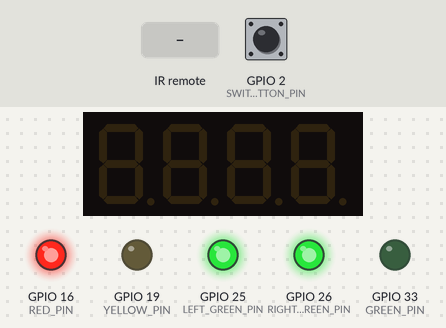
A program run on a simulated ESP32. On the bench: 4-digit seven-segment display, output pins drawn as LEDs (lit = HIGH). Dashed ring = blinking. Inputs (shaded band) come from the test bench; at power-on: GPIO 2 (SWITCH_CONTROL_BUTTON_PIN) HIGH. WiFi joins after 1.5 s; servers stay silent unless stated; what the program prints to the serial monitor is not drawn.

Above: at 2.9 s.
3.0 s: infrared code 0x1FE906F received
At 4.9 s:
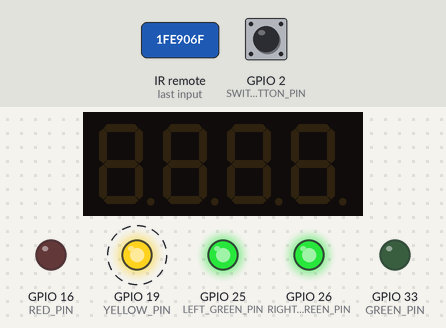
6.0 s: infrared code 0x1FE8A75 received
At 7.2 s:
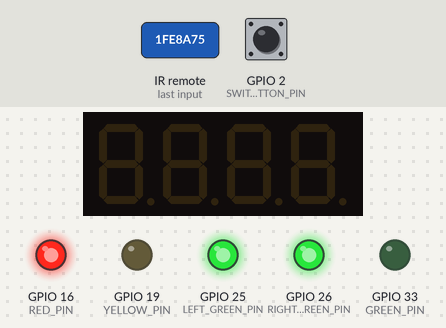
7.5 s: GPIO 2 (SWITCH_CONTROL_BUTTON_PIN) pulled LOW for 0.15 s
At 8.5 s:
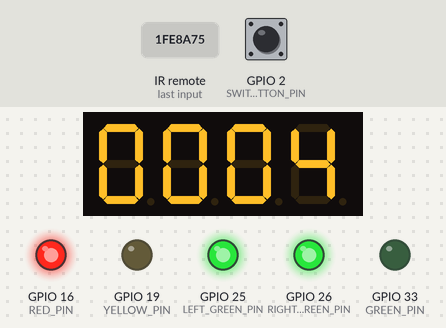
10.6 s: GPIO 2 (SWITCH_CONTROL_BUTTON_PIN) pulled LOW for 1 s
At 11.4 s:
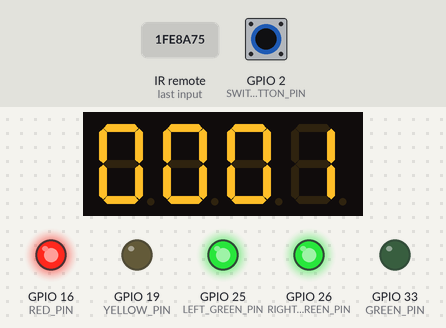
13.1 s: infrared code 0x1FE8877 received
At 13.9 s:
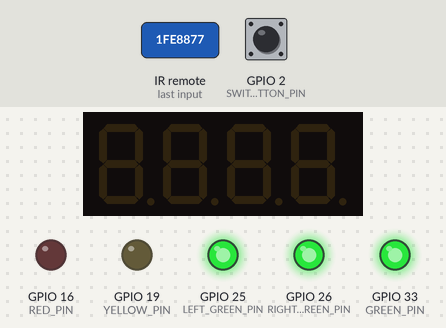
14.6 s: infrared code 0x1FE2AD5 received
At 15.0 s:
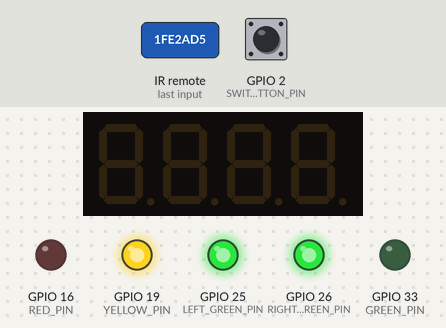
Timing chart, 0 to 17.1 s (numbered marks = the images above; inputs shaded):
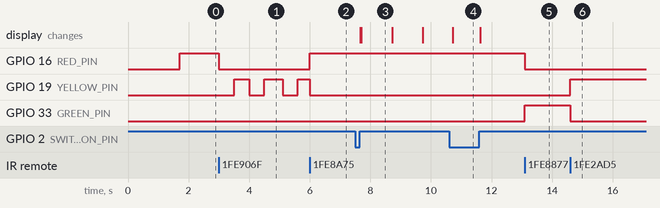

The program:

main.cpp
```cpp
#include "env.h"

#include <Arduino.h>
#include <WiFi.h>

#include "counter/counter.h"
#include "traffic-lights/traffic-lights.h"
#include "socket/socket.h"
#include "controller/controller.h"

const int CLK = 12;
const int DIO = 14;

const int RED_PIN = 16;
const int YELLOW_PIN = 19;
const int GREEN_PIN = 33;
const int LEFT_GREEN_PIN = 25;
const int RIGHT_GREEN_PIN = 26;

const int RECV_PIN = 21;

const int SWITCH_CONTROL_BUTTON_PIN = 2;

Controller *controller;

void setup()
{
  Serial.begin(9600);

  while (!Serial)
    ;

  Serial.println("RostiKTawer");

  WiFi.begin(wifi_ssid.c_str(), wifi_password.c_str());
  while (WiFi.status() != WL_CONNECTED)
  {
    Serial.println("Wifi is connecting...");
    delay(500);
  }

  Serial.println("Wifi has been connected");

  controller = new Controller(CLK, DIO, RED_PIN, YELLOW_PIN, GREEN_PIN, LEFT_GREEN_PIN, RIGHT_GREEN_PIN, RECV_PIN, SWITCH_CONTROL_BUTTON_PIN);
}

void loop()
{
  controller->loop();
}
```

controller.cpp
```cpp
#include "controller.h"

#include <Arduino.h>

#include "counter/counter.h"
#include "traffic-lights/traffic-lights.h"
#include "socket/socket.h"

Controller::Controller(
    const int &clk,
    const int &dio,
    const int &redPin,
    const int &yellowPin,
    const int &greenPin,
    const int &leftGreenPin,
    const int &rightGreenPin,
    const int &recv_pin,
    const int &button_pin) : _isLocalControlling(false),
                             _isTurned(false),
                             _currentLightType(GREEN),
                             _redState(false),
                             _yellowState(false),
                             _greenState(false),
                             _leftGreenState(false),
                             _rightGreenState(false)
{
    this->_counter = new Counter(clk, dio);
    this->_trafficLights = new TrafficLights(redPin, yellowPin, greenPin, leftGreenPin, rightGreenPin, this);

    this->_socket = new Socket(this);
    this->_socket->begin(IPAddress(192, 168, 0, 104), 9000);

    this->_irrecv = new IRrecv(recv_pin);
    this->_irrecv->enableIRIn();
    this->_irrecv->blink13(true);

    this->_buttonPin = button_pin;

    pinMode(this->_buttonPin, INPUT);

    next();
}

Controller::~Controller()
{
    delete this->_counter;
    delete this->_trafficLights;
    delete this->_socket;
    delete this->_irrecv;
}

void Controller::loop()
{
    static int prevButtonState = LOW;
    int buttonState = digitalRead(this->_buttonPin);

    if (buttonState != prevButtonState)
    {
        prevButtonState = buttonState;
        if (buttonState == HIGH)
        {

            this->_isLocalControlling = !this->_isLocalControlling;
        }
    }

    this->_socket->loop();

    if (!this->_isLocalControlling && this->_socket->hasUpdate())
    {
        this->_isTurned = this->_socket->info().isTurned;

        if (!this->_socket->info().isTurned)
        {
            this->_trafficLights->turnYellow(true);
        }
        else
        {
            this->_trafficLights->turnRed(this->_socket->info().redLightInfo.clamped);
            this->_trafficLights->turnYellow(this->_socket->info().yellowLightInfo.clamped);
            this->_trafficLights->turnGreen(this->_socket->info().greenLightInfo.clamped);
            this->_trafficLights->turnLeftGreen(this->_socket->info().leftGreenLightInfo.clamped);
            this->_trafficLights->turnRightGreen(this->_socket->info().rightGreenLightInfo.clamped);
        }
    }

    if (this->_isLocalControlling || !this->_isTurned)
    {
        this->_counter->show("");
    }

    if (this->_isLocalControlling)
    {
        if (this->readIRAction())
        {
            this->_trafficLights->turnRed(false);
            this->_trafficLights->turnYellow(false);
            this->_trafficLights->turnGreen(false);

            if (!this->_isTurned)
            {
                this->_trafficLights->turnYellow(true, true);
                return;
            }

            switch (this->_currentLightType)
            {
            case RED:
                this->_trafficLights->turnRed(true);

                this->_trafficLights->turnLeftGreen(this->_socket->info().leftGreenLightInfo.linkWithId == this->_socket->info().redLightInfo.id);
                this->_trafficLights->turnRightGreen(this->_socket->info().rightGreenLightInfo.linkWithId == this->_socket->info().redLightInfo.id);
                break;
            case YELLOW:
                this->_trafficLights->turnYellow(true);
                this->_trafficLights->turnLeftGreen(this->_socket->info().leftGreenLightInfo.linkWithId == this->_socket->info().yellowLightInfo.id);
                this->_trafficLights->turnRightGreen(this->_socket->info().rightGreenLightInfo.linkWithId == this->_socket->info().yellowLightInfo.id);
                break;
            case GREEN:
                this->_trafficLights->turnGreen(true);
                this->_trafficLights->turnLeftGreen(this->_socket->info().leftGreenLightInfo.linkWithId == this->_socket->info().greenLightInfo.id);
                this->_trafficLights->turnRightGreen(this->_socket->info().rightGreenLightInfo.linkWithId == this->_socket->info().greenLightInfo.id);
                break;

            default:
                break;
            }
        }
    }

    this->_trafficLights->loop();

    if (this->_isTurned && !this->_isLocalControlling)
    {
        this->_counter->loop();
        if (this->_counter->remains() < 0)
        {
            this->next();
        }
    }

    if (this->_isStateUpdated)
    {
        this->_isStateUpdated = false;
        this->_socket->writeState(this->_redState, this->_yellowState, this->_greenState, this->_leftGreenState, this->_rightGreenState);
    }
}

void Controller::restart()
{
    this->_currentLightType = GREEN;
    this->_redState = false;
    this->_yellowState = false;
    this->_greenState = false;
    this->_leftGreenState = false;
    this->_rightGreenState = false;

    next();
}

void Controller::next()
{
    switch (this->_currentLightType)
    {
    case RED:
        this->_currentLightType = YELLOW;

        this->_trafficLights->turnYellow(true);

        if (!this->_socket->info().redLightInfo.clamped)
            this->_trafficLights->turnRed(false);

        if (this->_socket->info().yellowLightInfo.duration < 60 * 1000 * 60)
            this->_counter->from(this->_socket->info().yellowLightInfo.duration);
        else
            this->_counter->from(10);

        this->_trafficLights->turnLeftGreen(this->_socket->info().leftGreenLightInfo.linkWithId == this->_socket->info().yellowLightInfo.id);
        this->_trafficLights->turnRightGreen(this->_socket->info().rightGreenLightInfo.linkWithId == this->_socket->info().yellowLightInfo.id);
        break;
    case YELLOW:
        this->_currentLightType = GREEN;

        this->_trafficLights->turnGreen(true);

        if (!this->_socket->info().greenLightInfo.clamped)
            this->_trafficLights->turnYellow(false);

        this->_counter->from(this->_socket->info().greenLightInfo.duration);

        this->_trafficLights->turnLeftGreen(this->_socket->info().leftGreenLightInfo.linkWithId == this->_socket->info().greenLightInfo.id);
        this->_trafficLights->turnRightGreen(this->_socket->info().rightGreenLightInfo.linkWithId == this->_socket->info().greenLightInfo.id);
        break;
    case GREEN:
        this->_currentLightType = RED;

        this->_trafficLights->turnRed(true);

        if (!this->_socket->info().greenLightInfo.clamped)
            this->_trafficLights->turnGreen(false);

        if (this->_socket->info().redLightInfo.duration < 60 * 1000 * 60)
            this->_counter->from(this->_socket->info().redLightInfo.duration);
        else
            this->_counter->from(10);

        this->_trafficLights->turnLeftGreen(this->_socket->info().leftGreenLightInfo.linkWithId == this->_socket->info().redLightInfo.id);
        this->_trafficLights->turnRightGreen(this->_socket->info().rightGreenLightInfo.linkWithId == this->_socket->info().redLightInfo.id);
        break;

    default:
        break;
    }
}

void Controller::setState(const bool &red, const bool &yellow, const bool &green, const bool &leftGreen, const bool &rightGreen)
{
    setRedState(red);
    setYellowState(yellow);
    setGreenState(green);
    setLeftGreenState(leftGreen);
    setRightGreenState(rightGreen);
}

void Controller::setRedState(const bool &red)
{
    if (this->_redState != red)
    {
        this->_redState = red;
        this->_isStateUpdated = true;
    }
}

void Controller::setYellowState(const bool &yellow)
{
    if (this->_yellowState != yellow)
    {
        this->_yellowState = yellow;
        this->_isStateUpdated = true;
    }
}

void Controller::setGreenState(const bool &green)
{
    if (this->_greenState != green)
    {
        this->_greenState = green;
        this->_isStateUpdated = true;
    }
}

void Controller::setLeftGreenState(const bool &leftGreen)
{
    if (this->_leftGreenState != leftGreen)
    {
        this->_leftGreenState = leftGreen;
        this->_isStateUpdated = true;
    }
}

void Controller::setRightGreenState(const bool &rightGreen)
{
    if (this->_rightGreenState != rightGreen)
    {
        this->_rightGreenState = rightGreen;
        this->_isStateUpdated = true;
    }
}

bool Controller::readIRAction()
{
    if (this->_irrecv->decode(&results))
    {
        if (results.value == 0x1FE8A75)
            this->_isTurned = !this->_isTurned;
        if (results.value == 0x1FE906F)
            this->_currentLightType = RED;
        if (results.value == 0x1FE2AD5)
            this->_currentLightType = YELLOW;
        if (results.value == 0x1FE8877)
            this->_currentLightType = GREEN;

        this->_irrecv->resume();

        return true;
    }

    return false;
}
```

controller.h
```cpp
#pragma once
#include <string>

#include "../lib/IRemote/IRremote.h"

class Counter;
class TrafficLights;
class Socket;
class IRrecv;

enum LightType
{
    RED,
    YELLOW,
    GREEN,
};

class Controller
{
public:
    Controller(const int &CLK,
               const int &DIO,
               const int &RED_PIN,
               const int &YELLOW_PIN,
               const int &GREEN_PIN,
               const int &LEFT_GREEN_PIN,
               const int &RIGHT_GREEN_PIN,
               const int &recv_pin,
               const int &button_pin);
    ~Controller();

    void loop();

    void restart();

    void setState(const bool &red, const bool &yellow, const bool &green, const bool &leftGreen, const bool &rightGreen);
    void setRedState(const bool &red);
    void setYellowState(const bool &yellow);
    void setGreenState(const bool &green);
    void setLeftGreenState(const bool &leftGreen);
    void setRightGreenState(const bool &rightGreen);

private:
    bool _isLocalControlling;
    bool _isTurned;

    Counter *_counter;
    TrafficLights *_trafficLights;
    Socket *_socket;

    LightType _currentLightType;

    IRrecv *_irrecv;
    decode_results results;

    int _buttonPin;

    void next();
    bool readIRAction();

    bool _redState;
    bool _yellowState;
    bool _greenState;
    bool _leftGreenState;
    bool _rightGreenState;
    bool _isStateUpdated;
};
```

counter.cpp
```cpp
#include "counter.h"

#include <Arduino.h>
#include <sstream>

std::string NumberToString(const int &n);

Counter::Counter(const int &CLK, const int &DIO) : _lastMillis(0), _fromSeconds(0)
{
    _display = new TM1637Display(CLK, DIO);

    this->_display->setBrightness(0x0f);
}

Counter::~Counter()
{
    delete _display;
}

void Counter::from(const int &seconds)
{
    _fromSeconds = seconds;
    _lastMillis = millis();
}

int Counter::remains()
{
    int subMillis = millis() - _lastMillis;

    int remainSeconds = subMillis / 1000;

    return (_fromSeconds - remainSeconds);
}

void Counter::loop()
{
    int remainSeconds = remains();

    if (remainSeconds < 0)
        return;

    int minutes = remainSeconds / 60;
    int seconds = remainSeconds % 60;

    std::string res = "";
    if (minutes < 10)
        res += "0";

    res += NumberToString(minutes);

    if (seconds < 10)
        res += "0";
    res += NumberToString(seconds);

    this->show(res);
}

void Counter::show(std::string s)
{
    static std::string lastShow = "";

    if (lastShow == s)
        return;

    lastShow = s;

    uint8_t data[] = {0xff, 0xff, 0xff, 0xff};

    for (int i = 0; i < 4; i++)
    {
        if (i >= s.length() || s[i] == ' ')
        {
            data[i] = 0;
        }
        else
        {
            switch (s[i])
            {
            case '0':
                data[i] = this->_display->encodeDigit(0);
                break;
            case '1':
                data[i] = this->_display->encodeDigit(1);
                break;
            case '2':
                data[i] = this->_display->encodeDigit(2);
                break;
            case '3':
                data[i] = this->_display->encodeDigit(3);
                break;
            case '4':
                data[i] = this->_display->encodeDigit(4);
                break;
            case '5':
                data[i] = this->_display->encodeDigit(5);
                break;
            case '6':
                data[i] = this->_display->encodeDigit(6);
                break;
            case '7':
                data[i] = this->_display->encodeDigit(7);
                break;
            case '8':
                data[i] = this->_display->encodeDigit(8);
                break;
            case '9':
                data[i] = this->_display->encodeDigit(9);
                break;
            default:
                break;
            }
        }
    }

    this->_display->setSegments(data);
}

std::string NumberToString(const int &n)
{
    std::ostringstream ss;
    ss << n;
    return ss.str();
}
```

counter.h
```cpp
#pragma once
#include <string>
#include <functional>
#include "../lib/TM1637-1.2.0/TM1637Display.h"

class Counter
{
public:
    Counter(const int &CLK, const int &DIO);
    ~Counter();

    void loop();

    void from(const int &seconds);
    int remains();
    void show(std::string s);

private:
    TM1637Display *_display;

    int _lastMillis;
    int _fromSeconds;
};
```

env-example.h
```cpp
#include <string>

// RENAME THIS FILE TO env.h

const std::string wifi_ssid = "WIFI_NAME";
const std::string wifi_password = "WIFI_PASSWORD";
```

socket.cpp
```cpp
#include "socket.h"
#include "../lib/JSON/JSON.h"
#include "controller/controller.h"

LightInfo::LightInfo() : duration(10) {}

Socket::Socket(Controller *controller) : _hasUpdate(false)
{
    this->_client = new WiFiClient();
    this->_controller = controller;
}

Socket::~Socket()
{
    delete this->_client;
}

void Socket::begin(const IPAddress &ip, const int &port)
{
    this->_ip = ip;
    this->_port = port;
    this->_client->connect(ip, port);
}

void Socket::loop()
{
    if (!this->_client->connected())
    {
        this->_client->connect(this->_ip, this->_port);
        return;
    }
    if (this->_client->available())
    {
        std::string data = this->_client->readString().c_str();
        Serial.println(data.c_str());

        if (data == "RESTART")
        {
            this->_controller->restart();
            return;
        }

        JSONValue *value = JSON::Parse(data.c_str());
        JSONObject root = value->AsObject();

        this->_info.isTurned = root[L"isTurned"]->AsBool();
        this->_info.isLocalControlling = root[L"isLocalControlling"]->AsBool();

        JSONArray lights = root[L"lights"]->AsArray();

        LightInfo *lightInfos[] = {
            &this->_info.redLightInfo,
            &this->_info.yellowLightInfo,
            &this->_info.greenLightInfo,
            &this->_info.leftGreenLightInfo,
            &this->_info.rightGreenLightInfo};

        for (int i = 0; i < lights.size(); i++)
        {
            JSONObject lightInfo = lights[i]->AsObject();

            lightInfos[i]->id = lightInfo[L"id"]->AsString();
            lightInfos[i]->clamped = lightInfo[L"clamped"]->AsBool();
            lightInfos[i]->duration = lightInfo[L"duration"]->AsNumber();
            lightInfos[i]->spec = lightInfo[L"spec"]->AsBool();
            lightInfos[i]->linkWithId = lightInfo[L"linksWithId"]->AsString();
        }

        this->_hasUpdate = true;

        delete value;
    }
}

void Socket::writeState(const bool &redState, const bool &yellowState, const bool &greenState, const bool &leftGreenState, const bool &rightGreenState)
{
    JSONObject root;

    root[L"red"] = new JSONValue(redState);
    root[L"yellow"] = new JSONValue(yellowState);
    root[L"green"] = new JSONValue(greenState);
    root[L"leftGreen"] = new JSONValue(leftGreenState);
    root[L"rightGreen"] = new JSONValue(rightGreenState);

    JSONValue *rootValue = new JSONValue(root);

    std::wstring doc = JSON::Stringify(rootValue);

    std::string res;

    res.assign(doc.begin(), doc.end());

    this->_client->write(res.c_str());

    delete rootValue;
}

bool Socket::hasUpdate()
{
    if (this->_hasUpdate)
    {
        this->_hasUpdate = false;
        return true;
    }
    return false;
}

Info Socket::info()
{
    return this->_info;
}
```

socket.h
```cpp
#pragma once
#include <string>
#include <WiFi.h>
#include <vector>

class Controller;

class LightInfo
{
public:
    LightInfo();

    std::wstring id;
    bool spec;
    std::wstring linkWithId; // only if spec == true
    bool clamped;
    int duration;
};

class Info
{
public:
    bool isTurned;
    bool isLocalControlling;

    LightInfo redLightInfo;
    LightInfo yellowLightInfo;
    LightInfo greenLightInfo;
    LightInfo leftGreenLightInfo;
    LightInfo rightGreenLightInfo;
};

class Socket
{
public:
    Socket(Controller *controller);
    ~Socket();

    void begin(const IPAddress &ip, const int &port);

    void loop();

    bool hasUpdate();

    Info info();

    void writeState(const bool &redState, const bool &yellowState, const bool &greenState, const bool &leftGreenState, const bool &rightGreenState);

private:
    bool _hasUpdate;
    Info _info;

    IPAddress _ip;
    int _port;

    WiFiClient *_client;

    Controller *_controller;
};
```

Source omitted: light.cpp (1389 bytes), light.h (442 bytes), traffic-lights.cpp (1719 bytes), traffic-lights.h (791 bytes)

Measured:
- after the input at 3.0 s, GPIO 16 (RED_PIN): HIGH → LOW at once; GPIO 19 (YELLOW_PIN): alternates HIGH for 0.55 s and LOW for 0.50 s, starting after 0.50 s
- after the input at 6.0 s, GPIO 16 (RED_PIN): LOW → HIGH at once
- after the input at 7.5 s, the display: first changes after 0.17 s (image 3 shows a later state)
- after the input at 10.6 s, GPIO 16 (RED_PIN): stays HIGH (without the input it goes to LOW after 2.1 s); GPIO 19 (YELLOW_PIN): stays LOW (without the input it goes to HIGH after 2.1 s)
- after the input at 13.1 s, GPIO 16 (RED_PIN): HIGH → LOW at once; GPIO 33 (GREEN_PIN): LOW → HIGH at once
- after the input at 14.6 s, GPIO 19 (YELLOW_PIN): LOW → HIGH at once; GPIO 33 (GREEN_PIN): HIGH → LOW at once
- what the display in image 3 shows lasts 1.0 s, from 7.7 s to 8.7 s
